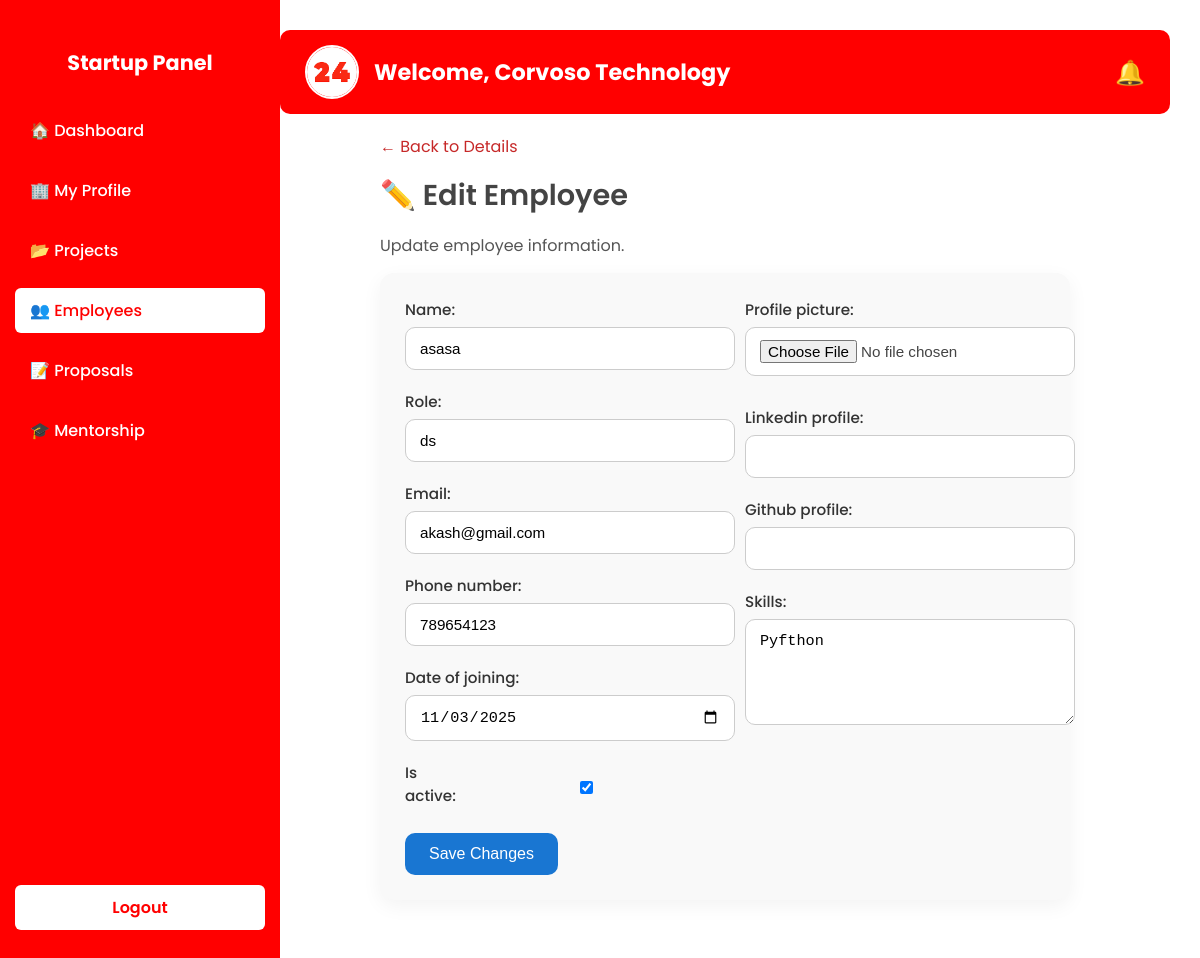
The app's page /startup/employees/2/update/ (signed in), older data.
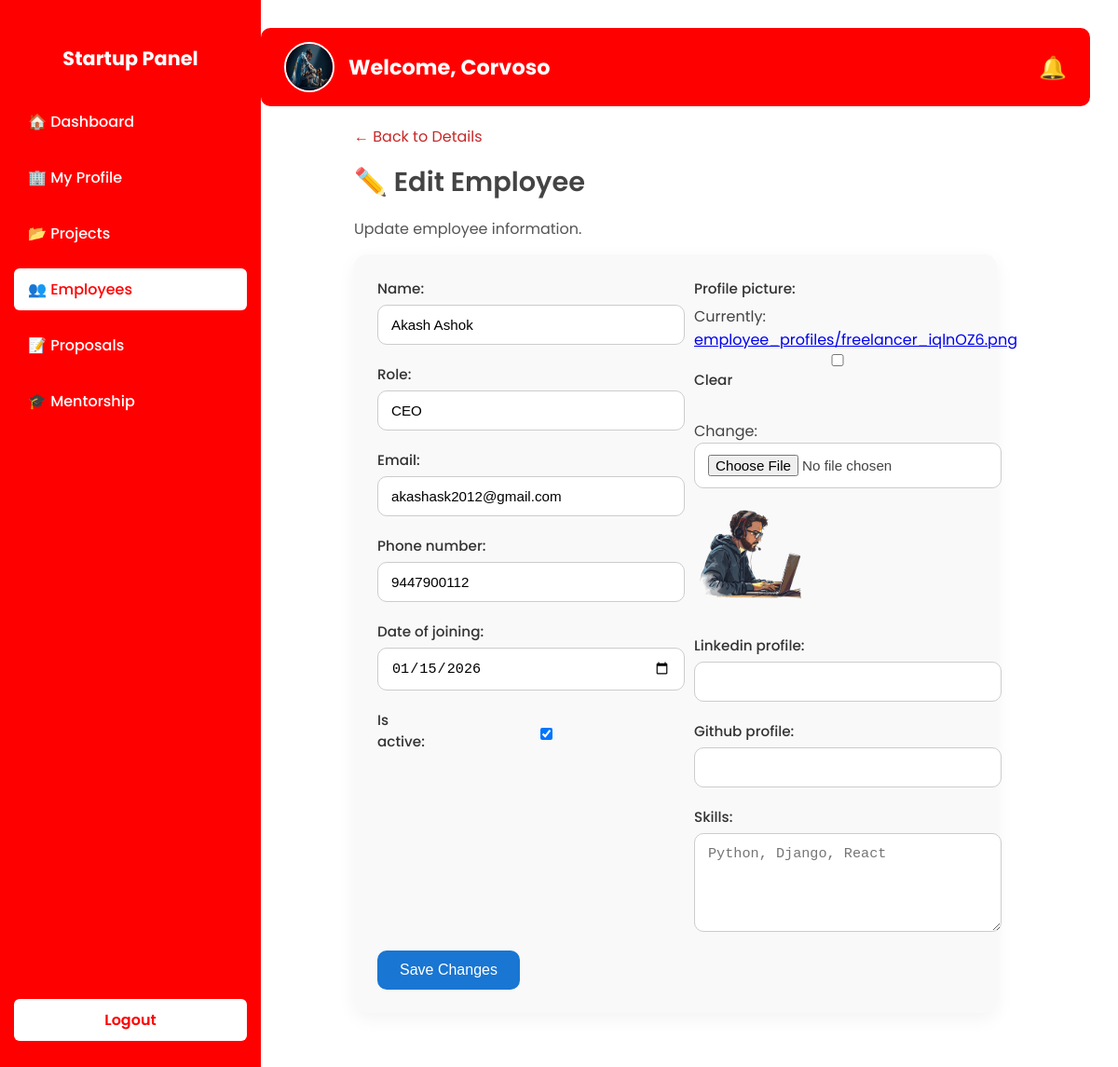
The same page, newer data.
### startup/models.py (models this page shows, shortened)
class StartupProfile(models.Model):
    user = models.OneToOneField(CustomUser, on_delete=models.CASCADE, related_name="startup_profile")
    startup_name = models.CharField(max_length=100)
    description = models.TextField(blank=True, null=True)
    website = models.URLField(blank=True, null=True)
    founded_date = models.DateField(blank=True, null=True)
    industry = models.CharField(max_length=100, blank=True, null=True)
    logo = models.ImageField(upload_to='startup_logos/', blank=True, null=True)  # changed to ImageField

class Employee(models.Model):
    startup = models.ForeignKey(StartupProfile, on_delete=models.CASCADE, related_name='employees')
    name = models.CharField(max_length=255)
    role = models.CharField(max_length=100, blank=True, null=True)
    email = models.EmailField(blank=True, null=True)
    phone_number = models.CharField(max_length=15, blank=True, null=True)
    profile_picture = models.ImageField(upload_to='employee_profiles/', blank=True, null=True)  # changed to ImageField
    linkedin_profile = models.URLField(blank=True, null=True)
    github_profile = models.URLField(blank=True, null=True)
    skills = models.TextField(blank=True, null=True)
    date_of_joining = models.DateField(blank=True, null=True)
    is_active = models.BooleanField(default=True)
    added_at = models.DateTimeField(auto_now_add=True)
    updated_at = models.DateTimeField(auto_now=True)

### startup/views.py (the view)
# urls.py: path('employees/<int:employee_id>/update/', views.update_employee, name='update_employee'),
@login_required
def update_employee(request, employee_id):
    employee = get_object_or_404(Employee, id=employee_id, startup=request.user.startup_profile)
    if request.method == 'POST':
        form = EmployeeForm(request.POST, request.FILES, instance=employee)
        if form.is_valid():
            form.save()
            messages.success(request, "Employee updated successfully!")
            return redirect('employee_detail', employee_id=employee.id)
        else:
            messages.error(request, "Please fix the errors below.")
    else:
        form = EmployeeForm(instance=employee)
    return render(request, 'employee_edit.html', {'form': form, 'employee': employee , 'profile': request.user.startup_profile})

### startup/forms.py
class EmployeeForm(forms.ModelForm):
    class Meta:
        model = Employee
        fields = [
            'name', 'role', 'email', 'phone_number', 'profile_picture',
            'linkedin_profile', 'github_profile', 'skills', 'date_of_joining', 'is_active'
        ]
        widgets = {
            'skills': forms.Textarea(attrs={'rows': 3, 'placeholder': 'Python, Django, React'}),
            'role': forms.TextInput(attrs={'placeholder': 'e.g., Developer, Designer'}),
            'date_of_joining': forms.DateInput(
                attrs={'type': 'date'}  # ✅ This ensures the HTML5 date picker appears
            ),
        }

### startup/templates/employee_edit.html (shortened to what this page needs)
{% extends 'base_startup.html' %}
{% load static %}
{% block content %}
<div class="header-wrapper">
    <div class="page-header">
        <a href="{% url 'startup:employee_detail' employee.id %}" class="back-btn">← Back to Details</a>
        <h2>✏️ Edit Employee</h2>
        <p>Update employee information.</p>
    </div>
</div>
<div class="employee-card-wrapper">
    <div class="employee-card">
        <form method="POST" enctype="multipart/form-data">
            <div class="form-columns">
                <div class="form-left">
                    <div class="form-group">{{ form.name.label_tag }} {{ form.name }}</div>
                    <div class="form-group">{{ form.role.label_tag }} {{ form.role }}</div>
                    <div class="form-group">{{ form.email.label_tag }} {{ form.email }}</div>
                    <div class="form-group">{{ form.phone_number.label_tag }} {{ form.phone_number }}</div>
                    <div class="form-group">{{ form.date_of_joining.label_tag }} {{ form.date_of_joining }}</div>
                    <div class="form-group checkbox-group">{{ form.is_active.label_tag }} {{ form.is_active }}</div>
                </div>
                <div class="form-right">
                    <div class="form-group">
                        {{ form.profile_picture.label_tag }}
                        {{ form.profile_picture }}
                        <div id="preview" style="margin-top:10px;">
                            {% if employee.profile_picture %}
                            <img src="{{ employee.profile_picture.url }}" style="max-width:120px; border-radius:8px;">
                            {% endif %}
                        </div>
                    </div>
                    <div class="form-group">{{ form.linkedin_profile.label_tag }} {{ form.linkedin_profile }}</div>
                    <div class="form-group">{{ form.github_profile.label_tag }} {{ form.github_profile }}</div>
                    <div class="form-group">{{ form.skills.label_tag }} {{ form.skills }}</div>
                </div>
            </div>
            <div class="form-buttons">
                <button type="submit" class="btn submit-btn">Save Changes</button>
            </div>
        </form>
    </div>
</div>
{% endblock %}

### startup/templates/base_startup.html (shortened to what this page needs)
{% load static %}
<!DOCTYPE html>
<html lang="en">
<head>
</head>
<body>
    <nav class="sidebar">
        <div>
            <h2>Startup Panel</h2>
            <ul>
                <li>
                    <a href="{% url 'startup:startup_dashboard' %}"
                    class="{% if request.path == '/startup/dashboard/' or request.path == '/startup/dashboard/' %}active{% endif %}">🏠 Dashboard</a>
                </li>
                <li>
                <a href="{% url 'startup:stprofile_detail' %}"
                class="{% if '/startup/profile/' in request.path %}active{% endif %}">
                🏢 My Profile
                </a>
                </li>
                <li>
                    <a href="{% url 'startup:startup_projects' %}"
                        class="{% if '/startup/projects/' in request.path %}active{% endif %}">📂 Projects</a>
                </li>
                <li>
                    <a href="{% url 'startup:startup_employees' %}"
                        class="{% if '/startup/employees/' in request.path %}active{% endif %}">👥 Employees</a>
                </li>
                <li>
                    <a href="{% url 'startup:project_proposals' %}"
                        class="{% if '/startup/proposals/' in request.path %}active{% endif %}">📝 Proposals</a>
                </li>
                <li>
                    <a href="{% url 'startup:startup_sessions' %}"
                        class="{% if '/startup/sessions/' in request.path %}active{% endif %}">🎓 Mentorship</a>
                </li>
            </ul>
        </div>
        <div class="logout">
            <a href="{% url 'logout' %}">Logout</a>
        </div>
    </nav>
    <div class="main-content">
        <header>
            <div class="header-left">
                {% if profile.logo %}
                    <img src="{{ profile.logo.url }}" alt="Logo">
                {% else %}
                    <img src="{% static 'images/logo.png' %}" alt="Logo">
                {% endif %}
                <h1>Welcome, {{ profile.startup_name }}</h1>
            </div>
            <div class="header-right notification">
                🔔
            </div>
        </header>
        {% block content %}{% endblock %}
    </div>
</body>
</html>

Row changes from the older to the newer data that the page shows:
changed StartupProfile: logo: a different picture; startup_name "Corvoso Technology" → "Corvoso"
changed Employee: name "asasa" → "Akash Ashok"; role "ds" → "CEO"; email "akash@gmail.com" → "akashask2012@gmail.com"; phone_number "789654123" → "9447900112"; date_of_joining "11/03/2025" → "01/15/2026"; profile_picture: picture added; skills "Pyfthon" → (not shown)
Text that changed along with them:
form field profile_picture: (not shown) → "☐"
text now shown: "Currently: employee_profiles/freelancer_iqlnOZ6.png Clear Change:"
